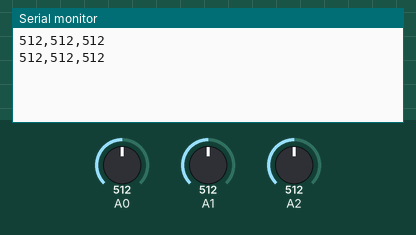
Simulated run of this sketch. Board: Arduino Uno, built with avr-gcc and run on an emulated ATmega328P. On the bench: the last lines printed to the serial monitor. The inputs (shaded band) are chosen by the test bench; at power-on: A0 = 512, A1 = 512, A2 = 512.

Above: at 1.5 s.
1.6 s: A0 set to 716
At 1.6 s:
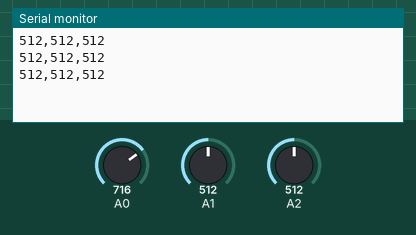
3.1 s: A1 set to 716
At 3.1 s:
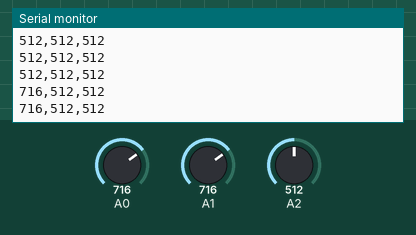
4.6 s: A2 set to 716
At 4.6 s:
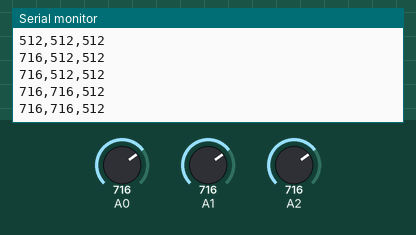
6.1 s: A0 set to 900
At 6.1 s:
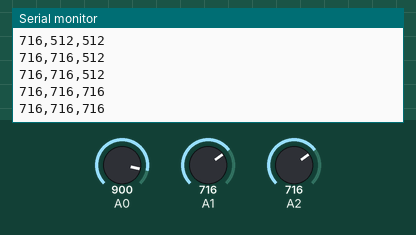
7.6 s: A1 set to 900
At 7.6 s:
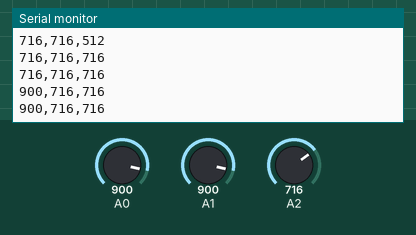
9.1 s: A2 set to 900
At 9.1 s:
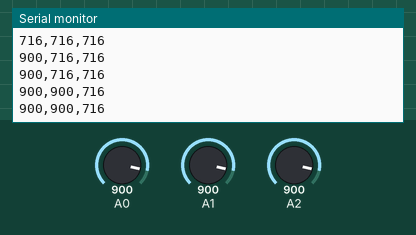
Timing chart, 0 to 11.6 s (numbered marks = the images above; inputs shaded):
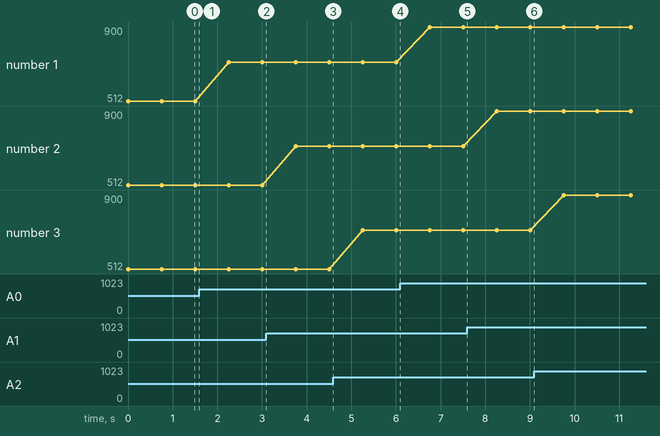

The sketch:

_02_EnvioMultiplesDatos.ino
```cpp
/*
 * Envio de 3 datos (puede ampliarse el número de datos)
 * cada 750 milisegundos.
 * Nótese que cada dato enviado se separa por una coma ','
 * y el ultimo dato se imprime conjunto un salto de linea
 * método println()
*/
void setup()
{
  Serial.begin(9600);
}

void loop()
{
  Serial.print(analogRead(A0));
  Serial.print(",");
  Serial.print(analogRead(A1));
  Serial.print(",");
  Serial.println(analogRead(A2));
  delay(750);
}
```

Measured:
- plotted number 1: 512 → 716 after the input at 1.6 s, 716 → 900 after the input at 6.1 s
